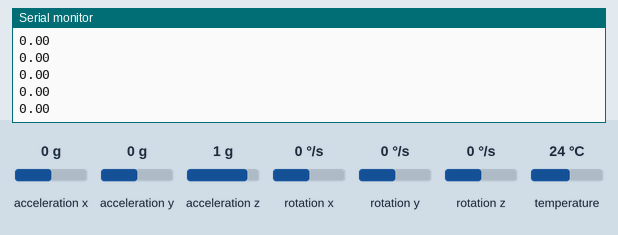
Recording of a sketch running on a simulated Arduino Uno, built with avr-gcc and run on an emulated ATmega328P. On the bench: the last lines printed to the serial monitor. Wiring (inferred from the names in the program): MPU-6050 motion sensor at I2C address 0x68. The inputs (shaded band) are chosen by the test bench; at power-on: acceleration z 1 g, acceleration x 0 g, acceleration y 0 g, rotation x 0 °/s, rotation y 0 °/s, rotation z 0 °/s, temperature 24 °C.

Above: at 1.7 s.
1.8 s: acceleration z set to 0 g
At 1.88 s:
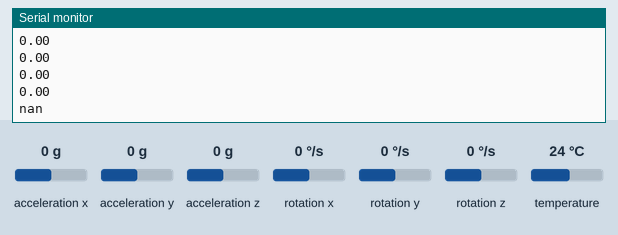
3.4 s: acceleration x set to -1.4 g
At 3.91 s:
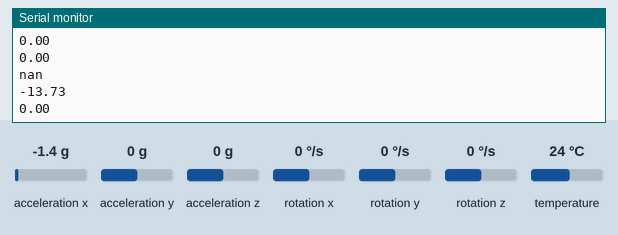
4.9 s: acceleration y set to -0.8 g
At 5.09 s:
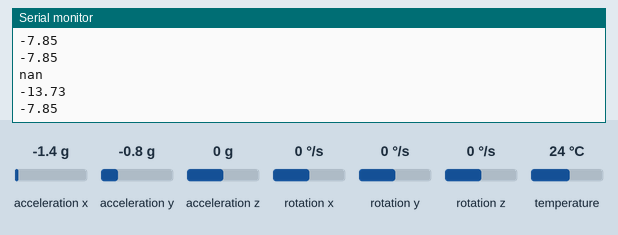
Timing chart, 0 to 7.9 s (numbered marks = the images above; inputs shaded):
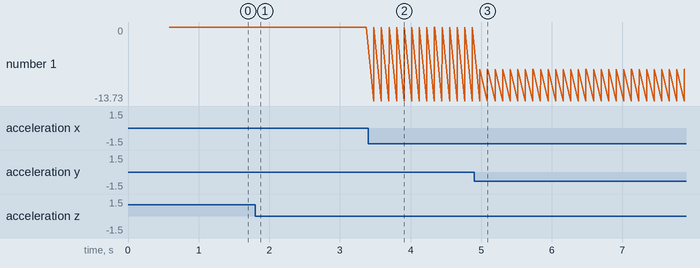

The sketch:

mpuuart.ino
```cpp
// Include Wire Library for I2C
#include <Wire.h>
//#include <SPI.h>
//#include <Adafruit_GFX.h>
//#include <Adafruit_SSD1306.h>
//#include <Adafruit_Sensor.h>
#include <Adafruit_MPU6050.h>
#include <SoftwareSerial.h>
#include <ArduinoJson.h>
SoftwareSerial mySerial(10,11);
////Display
//#define OLED_RESET 4
////Adafruit_SSD1306 display(OLED_RESET);
//
//// OLED I2C bus address
//#define OLED_address  0x3c

Adafruit_MPU6050 mpu;


//Variables for Gyroscope
int gyro_x, gyro_y, gyro_z;
long gyro_x_cal, gyro_y_cal, gyro_z_cal;
boolean set_gyro_angles;

long acc_x, acc_y, acc_z, acc_total_vector;
float angle_roll_acc, angle_pitch_acc;

float angle_pitch, angle_roll;
int angle_pitch_buffer, angle_roll_buffer;
float angle_pitch_output, angle_roll_output;

// Setup timers and temp variables
long loop_timer;
int temp;

// Display counter
//int displaycount = 0;
//float old_value_factor=0.5;
//float new_value_factor = 1 - old_value_factor;
//int sample_cnt = 100;

void setup() {
    Serial.begin(115200);
    mySerial.begin(115200);


  //Start I2C
  Wire.begin();

//  display.begin(SSD1306_SWITCHCAPVCC, 0x3c);  // initialize with the I2C addr 0x3D (for the 128x64)
//  display.clearDisplay();   // clears the screen and buffer


  //Setup the registers of the MPU-6050
  setup_mpu_6050_registers();


  //Read the raw acc and gyro data from the MPU-6050 1000 times
  for (int cal_int = 0; cal_int < 100 ; cal_int ++){
    read_mpu_6050_data();
    //Add the gyro x offset to the gyro_x_cal variable
    gyro_x_cal += gyro_x;
    //Add the gyro y offset to the gyro_y_cal variable
    gyro_y_cal += gyro_y;
    //Add the gyro z offset to the gyro_z_cal variable
    gyro_z_cal += gyro_z;
    //Delay 3us to have 250Hz for-loop
    delay(3);
  }

  // Divide all results by 1000 to get average offset
  gyro_x_cal /= 100;
  gyro_y_cal /= 100;
  gyro_z_cal /= 100;

  mpu.setAccelerometerRange(MPU6050_RANGE_16_G);
  mpu.setGyroRange(MPU6050_RANGE_250_DEG);
  mpu.setFilterBandwidth(MPU6050_BAND_21_HZ);
  delay(100);

  // Init Timer
  loop_timer = micros();
}
StaticJsonBuffer<1000> jsonBuffer;
JsonObject& root = jsonBuffer.createObject();
void loop(){
  sensors_event_t a, g, temp;
  mpu.getEvent(&a, &g, &temp);
//   accx = a.acceleration.x-0.82;
//   accy = a.acceleration.y-0.02;
//   accz = a.acceleration.z-1.40;
//   Temp = temp.temperature;

//
//  Serial.println(a.acceleration.x);
//// Serial.print(",");
// Serial.println(a.acceleration.y);
//// Serial.print(",");
// Serial.println(a.acceleration.y);
  // Get data from MPU-6050
  read_mpu_6050_data();

  //Subtract the offset values from the raw gyro values
  gyro_x -= gyro_x_cal;
  gyro_y -= gyro_y_cal;
  gyro_z -= gyro_z_cal;

  //Gyro angle calculations . Note 0.0000611 = 1 / (250Hz x 65.5)

  //Calculate the traveled pitch angle and add this to the angle_pitch variable
  angle_pitch += gyro_x * 0.0000611;
  //Calculate the traveled roll angle and add this to the angle_roll variable
  //0.000001066 = 0.0000611 * (3.142(PI) / 180degr) The Arduino sin function is in radians
  angle_roll += gyro_y * 0.0000611;

  //If the IMU has yawed transfer the roll angle to the pitch angle
  angle_pitch += angle_roll * sin(gyro_z * 0.000001066);
  //If the IMU has yawed transfer the pitch angle to the roll angle
  angle_roll -= angle_pitch * sin(gyro_z * 0.000001066);

  //Accelerometer angle calculations

  //Calculate the total accelerometer vector
  acc_total_vector = sqrt((acc_x*acc_x)+(acc_y*acc_y)+(acc_z*acc_z));

  //57.296 = 1 / (3.142 / 180) The Arduino asin function is in radians
  //Calculate the pitch angle
  angle_pitch_acc = angle_pitch_acc * 0.95 + asin( (float)acc_y/acc_total_vector )* 57.296*0.05;
  //Calculate the roll angle
  angle_roll_acc = angle_roll_acc * 0.95 + asin((float)acc_x/acc_total_vector)* -57.296 *0.05;
  //Accelerometer calibration value for pitch
  angle_pitch_acc -= 0.0;
  //Accelerometer calibration value for roll
  angle_roll_acc -= 0.0;

  if(set_gyro_angles){

  //If the IMU has been running
  //Correct the drift of the gyro pitch angle with the accelerometer pitch angle
    //angle_pitch = angle_pitch * 0.9996 + angle_pitch_acc * 0.0004;

    angle_pitch = angle_pitch * 0.5 + angle_pitch_acc * 0.5;
    //Correct the drift of the gyro roll angle with the accelerometer roll angle
    //angle_roll = angle_roll * 0.9996 + angle_roll_acc * 0.0004;
    angle_roll = angle_roll *  0.5 + angle_roll_acc * 0.5;
  }
  else{
    //IMU has just started
    //Set the gyro pitch angle equal to the accelerometer pitch angle
    angle_pitch = angle_pitch_acc;
    //Set the gyro roll angle equal to the accelerometer roll angle
    angle_roll = angle_roll_acc;
    //Set the IMU started flag
    set_gyro_angles = true;
  }

  //To dampen the pitch and roll angles a complementary filter is used
  //Take 90% of the output pitch value and add 10% of the raw pitch value
  angle_pitch_output = angle_pitch_output * 0.9 + angle_pitch * 0.1;
  //Take 90% of the output roll value and add 10% of the raw roll value
  angle_roll_output = angle_roll_output * 0.9 + angle_roll * 0.1;
  //Wait until the loop_timer reaches 4000us (250Hz) before starting the next loop

  // Print to Serial Monitor
  //Serial.print(" | Angle  = "); Serial.println(angle_pitch_output);
//  Serial.print(accx);
//  Serial.print(",");
//  Serial.print(accy);
//  Serial.print(",");
//  Serial.print(accz);
    Serial.println(a.acceleration.x);
// Serial.print(",");
 Serial.println(a.acceleration.y);
// Serial.print(",");
 Serial.println(a.acceleration.y);
 Serial.println(angle_pitch_output);
 delay(100);
  // Increment the display counter
//  displaycount = displaycount +1;

//  if (displaycount > 10) {
//     // text display tests
//   display.display();
////  delay(2000); // Pause for 2 seconds
//
//  // Clear the buffer
//  display.clearDisplay();
//  display.setTextSize(1.2);
//  display.setTextColor(WHITE);
//  display.setCursor(0,0);
//  //Display ACC
//  display.println("      MPU6050");
//  display.print("AngleX:");
//  display.print(angle_pitch_output);
//  display.print(" T:");
//  display.println(Temp);
//
////  display.println(acc_x);
////  display.print(", Y: ");
////  display.println(angle_roll_output);
//
//  display.print(" ax: ");
//  display.print(accx);
//
//  display.print("  ay: ");
//  display.println(accy);
//
//  display.print("   az: ");
//  display.print(accz);
//  display.println(" m/s^2");
//
//
//  displaycount = 0;
//
//  }


 while(micros() - loop_timer < 4000);
 //Reset the loop timer
 loop_timer = micros();

   root["hum"] = a.acceleration.x;
   root["hi"] = angle_pitch_output;
   root["temp"] = a.acceleration.y;
   root["k"] = a.acceleration.z;
   root["g"] =  temp.temperature;

  //cu phai gui di
  if (mySerial.available() > 0)
  {
    root.printTo(mySerial);
  }
}

void setup_mpu_6050_registers(){

  //Activate the MPU-6050

  //Start communicating with the MPU-6050
  Wire.beginTransmission(0x68);
  //Send the requested starting register
  Wire.write(0x6B);
  //Set the requested starting register
  Wire.write(0x00);
  //End the transmission
  Wire.endTransmission();

  //Configure the accelerometer (+/-8g)

  //Start communicating with the MPU-6050
  Wire.beginTransmission(0x68);
  //Send the requested starting register
  Wire.write(0x1C);
  //Set the requested starting register
  Wire.write(0x10);
  //End the transmission
  Wire.endTransmission();

  //Configure the gyro (500dps full scale)

  //Start communicating with the MPU-6050
  Wire.beginTransmission(0x68);
  //Send the requested starting register
  Wire.write(0x1B);
  //Set the requested starting register
  Wire.write(0x08);
  //End the transmission
  Wire.endTransmission();

}


void read_mpu_6050_data(){

  //Read the raw gyro and accelerometer data

  //Start communicating with the MPU-6050
  Wire.beginTransmission(0x68);
  //Send the requested starting register
  Wire.write(0x3B);
  //End the transmission
  Wire.endTransmission();
  //Request 14 bytes from the MPU-6050
  Wire.requestFrom(0x68,14);
  //Wait until all the bytes are received
  while(Wire.available() < 14);

  //Following statements left shift 8 bits, then bitwise OR.
  //Turns two 8-bit values into one 16-bit value
  acc_x = Wire.read()<<8|Wire.read();
  acc_y = Wire.read()<<8|Wire.read();
  acc_z = Wire.read()<<8|Wire.read();
  temp = Wire.read()<<8|Wire.read();
  gyro_x = Wire.read()<<8|Wire.read();
  gyro_y = Wire.read()<<8|Wire.read();
  gyro_z = Wire.read()<<8|Wire.read();
}
```

Measured:
- after the input at 1.8 s, the serial monitor: prints a new line after 0.08 s (image 1)
- after the input at 3.4 s, the serial monitor: prints a new line after 0.08 s (image 2)
- after the input at 4.9 s, the serial monitor: prints a new line after 0.08 s (image 3)
- plotted number 1: 0 → -7.85 after the input at 4.9 s
